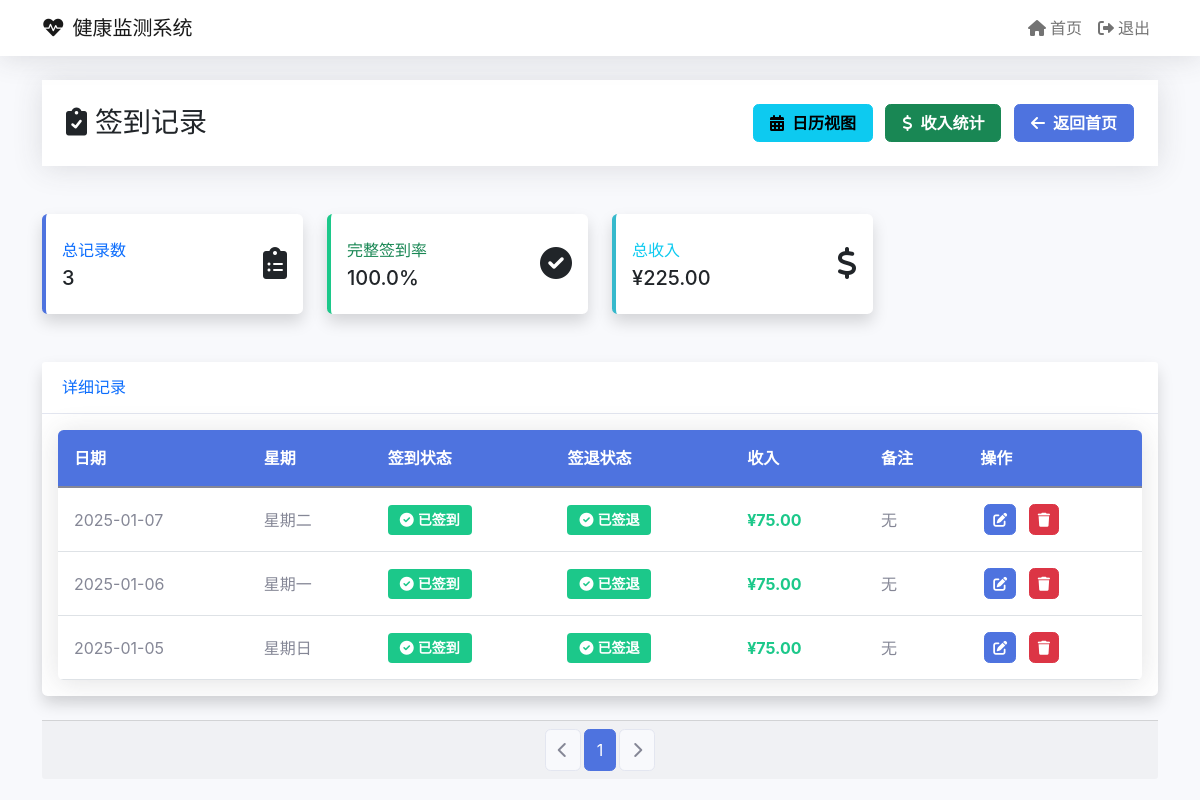
The page /checkin_detail (signed in) on the database its author committed.
### tables this page shows
CREATE TABLE checkin_records
                 (id INTEGER PRIMARY KEY AUTOINCREMENT,
                  date TEXT NOT NULL,
                  day_of_week TEXT NOT NULL,
                  checkin BOOLEAN NOT NULL,
                  checkout BOOLEAN NOT NULL,
                  notes TEXT,
                  income DECIMAL(10,2));

### app.py (the view)
@app.route('/checkin_detail')
@login_required
def checkin_detail():
    page = request.args.get('page', 1, type=int)
    per_page = 10
    db = get_db()
    total = db.execute('SELECT COUNT(*) FROM checkin_records').fetchone()[0]
    total_pages = (total + per_page - 1) // per_page
    offset = (page - 1) * per_page
    records = db.execute('''SELECT * FROM checkin_records
                           ORDER BY date DESC LIMIT ? OFFSET ?''',
                        [per_page, offset]).fetchall()
    db.close()
    return render_template('checkindetail.html',
                         records=records,
                         current_page=page,
                         total_pages=total_pages)

### app.py (called while the page is built)
def login_required(f):
    @wraps(f)
    def decorated_function(*args, **kwargs):
        if 'logged_in' not in session:
            return redirect(url_for('login'))
        return f(*args, **kwargs)
    return decorated_function

### templates/checkindetail.html (shortened to what this page needs)
{% extends "base.html" %}
{% block content %}
<div class="row mb-4">
    <div class="col-12">
        <div class="page-header">
            <div class="container">
                <div class="d-flex justify-content-between align-items-center">
                    <h1 class="h3 mb-0 text-gray-800">
                        <i class="fas fa-clipboard-check me-2"></i>签到记录
                    </h1>
                    <div>
                        <a href="{{ url_for('checkin_calendar') }}" class="btn btn-info">
                            <i class="fas fa-calendar-alt me-2"></i>日历视图
                        </a>
                        <a href="{{ url_for('income_detail') }}" class="btn btn-success ms-2">
                            <i class="fas fa-dollar-sign me-2"></i>收入统计
                        </a>
                        <a href="{{ url_for('landing') }}" class="btn btn-primary ms-2">
                            <i class="fas fa-arrow-left me-2"></i>返回首页
                        </a>
                    </div>
                </div>
            </div>
        </div>
    </div>
</div>
<div class="row mb-4">
    <div class="col-xl-3 col-md-6 mb-4">
        <div class="card border-left-primary shadow h-100 py-2 stats-card">
            <div class="card-body">
                <div class="row no-gutters align-items-center">
                    <div class="col mr-2">
                        <div class="text-xs font-weight-bold text-primary text-uppercase mb-1">总记录数</div>
                        <div class="h5 mb-0 font-weight-bold text-gray-800">{{ records|length }}</div>
                    </div>
                    <div class="col-auto">
                        <i class="fas fa-clipboard-list fa-2x text-gray-300"></i>
                    </div>
                </div>
            </div>
        </div>
    </div>
    <div class="col-xl-3 col-md-6 mb-4">
        <div class="card border-left-success shadow h-100 py-2 stats-card">
            <div class="card-body">
                <div class="row no-gutters align-items-center">
                    <div class="col mr-2">
                        <div class="text-xs font-weight-bold text-success text-uppercase mb-1">完整签到率</div>
                        <div class="h5 mb-0 font-weight-bold text-gray-800">
                            {% set complete_count = records|selectattr('checkin')|selectattr('checkout')|list|length %}
                            {{ "%.1f"|format(complete_count / records|length * 100 if records|length > 0 else 0) }}%
                        </div>
                    </div>
                    <div class="col-auto">
                        <i class="fas fa-check-circle fa-2x text-gray-300"></i>
                    </div>
                </div>
            </div>
        </div>
    </div>
    <div class="col-xl-3 col-md-6 mb-4">
        <div class="card border-left-info shadow h-100 py-2 stats-card">
            <div class="card-body">
                <div class="row no-gutters align-items-center">
                    <div class="col mr-2">
                        <div class="text-xs font-weight-bold text-info text-uppercase mb-1">总收入</div>
                        <div class="h5 mb-0 font-weight-bold text-gray-800">
                            ¥{{ "%.2f"|format(records|sum(attribute='income')) }}
                        </div>
                    </div>
                    <div class="col-auto">
                        <i class="fas fa-dollar-sign fa-2x text-gray-300"></i>
                    </div>
                </div>
            </div>
        </div>
    </div>
</div>
<div class="card shadow mb-4">
    <div class="card-header py-3">
        <h6 class="m-0 font-weight-bold text-primary">详细记录</h6>
    </div>
    <div class="card-body">
        <div class="table-responsive">
            <table class="table table-hover">
                <thead>
                    <tr>
                        <th>日期</th>
                        <th>星期</th>
                        <th>签到状态</th>
                        <th>签退状态</th>
                        <th>收入</th>
                        <th>备注</th>
                        <th>操作</th>
                    </tr>
                </thead>
                <tbody>
                    {% for record in records %}
                    <tr>
                        <td>{{ record.date }}</td>
                        <td>{{ record.day_of_week }}</td>
                        <td>
                            {% if record.checkin %}
                            <span class="badge badge-success">
                                <i class="fas fa-check-circle me-1"></i>已签到
                            </span>
                            {% else %}
                            <span class="badge badge-danger">
                                <i class="fas fa-times-circle me-1"></i>未签到
                            </span>
                            {% endif %}
                        </td>
                        <td>
                            {% if record.checkout %}
                            <span class="badge badge-success">
                                <i class="fas fa-check-circle me-1"></i>已签退
                            </span>
                            {% else %}
                            <span class="badge badge-danger">
                                <i class="fas fa-times-circle me-1"></i>未签退
                            </span>
                            {% endif %}
                        </td>
                        <td class="income-amount">¥{{ "%.2f"|format(record.income) }}</td>
                        <td>{{ record.notes or '无' }}</td>
                        <td class="action-buttons">
                            <button type="button" class="btn btn-primary btn-sm" data-bs-toggle="modal" data-bs-target="#editModal{{ record.id }}">
                                <i class="fas fa-edit"></i>
                            </button>
                            <a href="{{ url_for('delete_checkin_record', id=record.id) }}" class="btn btn-danger btn-sm" onclick="return confirm('确定要删除这条记录吗？')">
                                <i class="fas fa-trash"></i>
                            </a>
                        </td>
                    </tr>
                    {% endfor %}
                </tbody>
            </table>
        </div>
    </div>
</div>
<div class="card-footer">
    <nav aria-label="Page navigation">
        <ul class="pagination justify-content-center mb-0">
            <li class="page-item {{ 'disabled' if current_page == 1 }}">
                <a class="page-link" href="{{ url_for('checkin_detail', page=current_page-1) if current_page > 1 else '#' }}">
                    <i class="fas fa-chevron-left"></i>
                </a>
            </li>
            {% for page in range(1, total_pages + 1) %}
                {% if page == current_page %}
                    <li class="page-item active">
                        <span class="page-link">{{ page }}</span>
                    </li>
                {% endif %}
            {% endfor %}
            <li class="page-item {{ 'disabled' if current_page == total_pages }}">
                <a class="page-link" href="{{ url_for('checkin_detail', page=current_page+1) if current_page < total_pages else '#' }}">
                    <i class="fas fa-chevron-right"></i>
                </a>
            </li>
        </ul>
    </nav>
</div>
{% endblock %}

### templates/base.html (style rules this page uses)
:root { --primary-color: #4e73df; --secondary-color: #858796; --success-color: #1cc88a; --info-color: #36b9cc; --warning-color: #f6c23e; --danger-color: #e74a3b; }
body { background-color: #f8f9fc; font-family: 'Nunito', -apple-system, BlinkMacSystemFont, "Segoe UI", Roboto, "Helvetica Neue", Arial, sans-serif; }
.card { border: none; border-radius: .35rem; box-shadow: 0 .15rem 1.75rem 0 rgba(58,59,69,.15); }
.card-header { background-color: white; border-bottom: 1px solid #e3e6f0; padding: 1rem 1.25rem; }
.btn { border-radius: .35rem; padding: .375rem 1rem; font-weight: 600; }
.btn-primary { background-color: var(--primary-color); border-color: var(--primary-color); }
.table { color: #858796; }
.table thead th { background-color: #f8f9fc; border-bottom: 2px solid #e3e6f0; }
.page-header { margin-bottom: 1.5rem; padding: 1.5rem 0; background-color: white; box-shadow: 0 .15rem 1.75rem 0 rgba(58,59,69,.15); }

### templates/checkindetail.html (style rules this page uses)
.action-buttons .btn { padding: .25rem .5rem; font-size: .875rem; margin: 0 .25rem; }
.table-responsive { border-radius: .35rem; box-shadow: 0 .15rem 1.75rem 0 rgba(58,59,69,.15); }
.table { margin-bottom: 0; }
.table thead th { background-color: var(--primary-color); color: white; border: none; padding: 1rem; }
.table td { vertical-align: middle; padding: 1rem; }
.badge { padding: .5rem .75rem; font-size: .875rem; font-weight: 600; }
.badge-success { background-color: var(--success-color); }
.stats-card { transition: all .3s ease; }
.border-left-primary { border-left: .25rem solid var(--primary-color) !important; }
.border-left-success { border-left: .25rem solid var(--success-color) !important; }
.border-left-info { border-left: .25rem solid var(--info-color) !important; }
.income-amount { font-weight: 700; color: var(--success-color); }
.pagination { margin: 0; }
.page-link { color: var(--primary-color); border: 1px solid #e3e6f0; padding: .5rem .75rem; margin: 0 .25rem; border-radius: .35rem !important; }
.page-item.active .page-link { background-color: var(--primary-color); border-color: var(--primary-color); }
.page-item.disabled .page-link { color: var(--secondary-color); background-color: #f8f9fc; border-color: #e3e6f0; }

### rows shown on the page
checkin_records: date "2025-01-07", day_of_week "星期二", checkin True (drawn), checkout True (drawn), income "75.00", notes "无"
checkin_records: date "2025-01-06", day_of_week "星期一", checkin True (drawn), checkout True (drawn), income "75.00", notes "无"
checkin_records: date "2025-01-05", day_of_week "星期日", checkin True (drawn), checkout True (drawn), income "75.00", notes "无"

### other values the page prints
{{ records|length }} "3"
{{ "%.2f"|format(records|sum(attribute='income')) }} "225.00"
{{ page }} "1"
